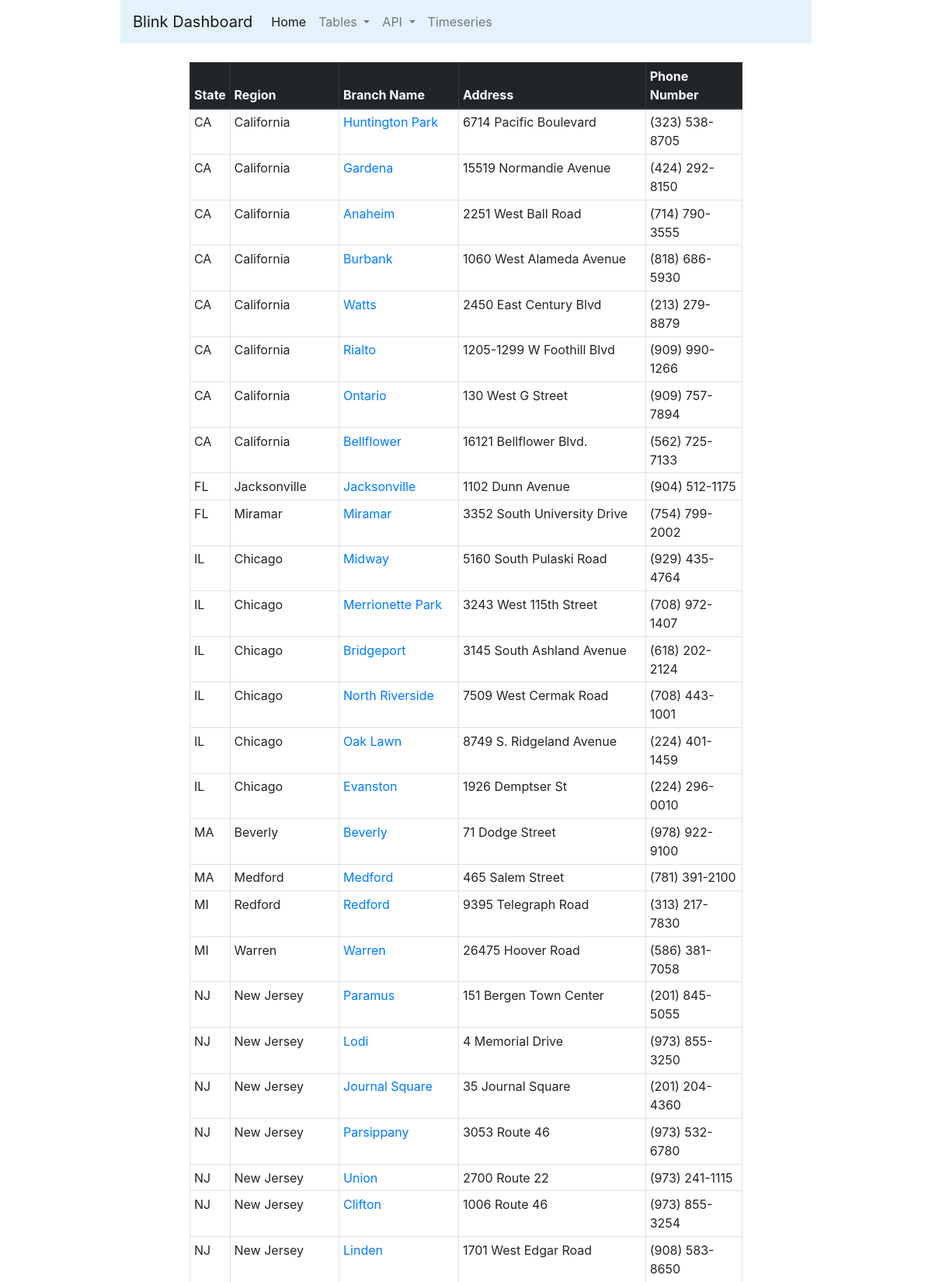
/view_branches (upper part), run on the app's committed database.
### app.py (models this page shows, shortened)
class Address(db.Model):
    id = db.Column(db.Integer, primary_key=True)
    branch_id = db.Column(db.Integer, db.ForeignKey('branch.id'), nullable=False)
    state = db.Column(db.String(2), nullable=False) # TODO: make this limited to state abbreviations
    city = db.Column(db.String(30), nullable=False)
    street = db.Column(db.String(100), unique=True, nullable=False)

class Branch(db.Model):
    id = db.Column(db.Integer, primary_key=True)
    title = db.Column(db.String(30), unique=True, nullable=False)
    phone = db.Column(db.String(12), unique=True, nullable=False)
    url = db.Column(db.String(100), nullable=False)
    address = db.relationship('Address', backref='branch', lazy=True, uselist=False)

### app.py (the view)
@app.route('/view_branches')
def view_branches():
    return render_template("table.html", branches=get_branch_data())

### app.py (called while the page is built)
def get_branch_data():
    branches = db.session.query(Branch, Address).join(Address).all()
    data = []
    for branch in branches:
        data.append({
            'title': branch.Branch.title,
            'phone': branch.Branch.phone,
            'state': branch.Address.state,
            'region': branch.Address.city,
            'address': branch.Address.street,
            'url': branch.Branch.url
        })
    return data

### templates/table.html
{% extends "base.html" %}
{% block content %}
<table class="table table-hover table-sm table-bordered">
    <thead class="thead-dark">
        <tr>
            <th scope="col">State</th>
            <th scope="col">Region</th>
            <th scope="col">Branch Name</th>
            <th scope="col">Address</th>
            <th scope="col">Phone Number</th>
        </tr>
    </thead>
    <tbody>
    {% for branch in branches %}
        <tr>
            <td>{{branch.state}}</td>
            <td>{{branch.region}}</td>
            <td><a href={{branch.url}}>{{branch.title}}</a></td>
            <td>{{branch.address}}</td>
            <td>{{branch.phone}}</td>
        </tr>
    {% endfor %}
    </tbody>
</table>
{% endblock %}

### templates/base.html (shortened to what this page needs)
<!DOCTYPE html>
<html lang="en">
    <head>
        <link rel="stylesheet" href="https://maxcdn.bootstrapcdn.com/bootstrap/4.0.0/css/bootstrap.min.css">
    </head>
    <body class="mx-5">
        <div class="col-10 offset-md-1">
            <nav class="navbar navbar-expand-lg navbar-light" style="background-color: #e3f2fd;">
                <a class="navbar-brand" href="">Blink Dashboard</a>
                <div class="collapse navbar-collapse" id="navbarNav">
                    <ul class="navbar-nav">
                        <li class="nav-item active"><a class="nav-link" href="{{ '/' }}">Home <span class="sr-only">(current)</span></a></li>
                        <li class="nav-item dropdown">
                            <a class="nav-link dropdown-toggle" href="#" id="navbarDropdownMenuLink" data-toggle="dropdown" aria-haspopup="true" aria-expanded="false">
                            Tables
                            </a>
                        </li>
                        <li class="nav-item dropdown">
                            <a class="nav-link dropdown-toggle" href="#" id="navbarDropdownMenuLink" data-toggle="dropdown" aria-haspopup="true" aria-expanded="false">
                            API
                            </a>
                        </li>
                        <li class="nav-item"><a class="nav-link" href="">Timeseries</a></li>
                    </ul>
                </div>
            </nav>
            <div class="col-10 offset-md-1"><br>
                {% block content %}{% endblock %}
            </div>
        </div>
    </body>
</html>

### data on the page
Address: state "CA", region "California", title "Huntington Park", address "6714 Pacific Boulevard", phone "(323) 538-8705"
Address: state "CA", region "California", title "Gardena", address "15519 Normandie Avenue", phone "(424) 292-8150"
Address: state "CA", region "California", title "Anaheim", address "2251 West Ball Road", phone "(714) 790-3555"
Address: state "CA", region "California", title "Burbank", address "1060 West Alameda Avenue", phone "(818) 686-5930"
Address: state "CA", region "California", title "Watts", address "2450 East Century Blvd", phone "(213) 279-8879"
Address: state "CA", region "California", title "Rialto", address "1205-1299 W Foothill Blvd", phone "(909) 990-1266"
Address: state "CA", region "California", title "Ontario", address "130 West G Street", phone "(909) 757-7894"
Address: state "CA", region "California", title "Bellflower", address "16121 Bellflower Blvd.", phone "(562) 725-7133"
Address: state "FL", region "Jacksonville", title "Jacksonville", address "1102 Dunn Avenue", phone "(904) 512-1175"
Address: state "FL", region "Miramar", title "Miramar", address "3352 South University Drive", phone "(754) 799-2002"
Address: state "IL", region "Chicago", title "Midway", address "5160 South Pulaski Road", phone "(929) 435-4764"
Address: state "IL", region "Chicago", title "Merrionette Park", address "3243 West 115th Street", phone "(708) 972-1407"
Address: state "IL", region "Chicago", title "Bridgeport", address "3145 South Ashland Avenue", phone "(618) 202-2124"
Address: state "IL", region "Chicago", title "North Riverside", address "7509 West Cermak Road", phone "(708) 443-1001"
Address: state "IL", region "Chicago", title "Oak Lawn", address "8749 S. Ridgeland Avenue", phone "(224) 401-1459"
Address: state "IL", region "Chicago", title "Evanston", address "1926 Demptser St", phone "(224) 296-0010"
Address: state "MA", region "Beverly", title "Beverly", address "71 Dodge Street", phone "(978) 922-9100"
Address: state "MA", region "Medford", title "Medford", address "465 Salem Street", phone "(781) 391-2100"
Address: state "MI", region "Redford", title "Redford", address "9395 Telegraph Road", phone "(313) 217-7830"
Address: state "MI", region "Warren", title "Warren", address "26475 Hoover Road", phone "(586) 381-7058"
Address: state "NJ", region "New Jersey", title "Paramus", address "151 Bergen Town Center", phone "(201) 845-5055"
Address: state "NJ", region "New Jersey", title "Lodi", address "4 Memorial Drive", phone "(973) 855-3250"
Address: state "NJ", region "New Jersey", title "Journal Square", address "35 Journal Square", phone "(201) 204-4360"
Address: state "NJ", region "New Jersey", title "Parsippany", address "3053 Route 46", phone "(973) 532-6780"
Address: state "NJ", region "New Jersey", title "Union", address "2700 Route 22", phone "(973) 241-1115"
Address: state "NJ", region "New Jersey", title "Clifton", address "1006 Route 46", phone "(973) 855-3254"
Address: state "NJ", region "New Jersey", title "Linden", address "1701 West Edgar Road", phone "(908) 583-8650"
